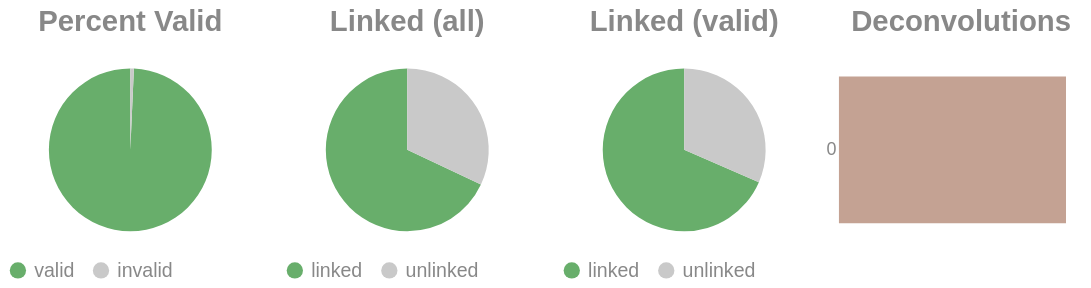

Notebook source saved alongside this figure:
### Code cell
if SKIPLR:
    pass
else:
    clash = Counter()
    for i in valids['molecule'].to_list():
        _mol = i.split("-")
        if len(_mol) == 1:
            clash.update('0')
        else:
            clash.update(_mol[-1])

    _d = {"deconvolutions": [], 'count': []}
    for k,v in clash.items():
        _d['deconvolutions'].append(k)
        _d['count'].append(v)

    tot_valid = valids['reads'].sum()
    mask = valids['reads'] >= 2
    n_linked_reads = valids.filter(mask)['reads'].sum()
    if n_linked_reads == 0:
        print_html("No linked molecules (>=2 reads) were detected; skipping linked-only distributions.")
        SKIPLR = True
    else:
        perc_valid = round(tot_valid / n_reads, 4)
        linked_perc_abs = round(n_linked_reads / n_reads, 4)
        linked_perc = round(n_linked_reads / tot_valid, 4)

    _valid = pl.DataFrame({"valids": ['valid', 'invalid'], "count": [tot_valid, n_reads - tot_valid]})
    _linked_abs = pl.DataFrame({"linked (absolute)": ['linked', 'unlinked'], "count": [n_linked_reads, n_reads - n_linked_reads]})
    _linked_rel = pl.DataFrame({"linked (valids)": ['linked', 'unlinked'], "count": [n_linked_reads, tot_valid - n_linked_reads]})

    (
        alt.hconcat(
            piechart(_valid, goodval = 'valid', title = "Percent Valid"),
            piechart(_linked_abs, goodval = "linked", title =  "Linked (all)"),
            piechart(_linked_rel, goodval = "linked", title =  "Linked (valid)"),
            convolutionbar(pl.DataFrame(_d), title = "Deconvolutions"),
            center = True,
            bounds = 'flush'
        )
        .resolve_scale(color='independent')
        .resolve_legend('independent')
        .properties(usermeta={'embedOptions': {"actions": False}})
    ).display()

### Figure 1 — Vega-Lite specification as saved in the notebook (floating-point values rounded to 4 significant figures)
{"width": "container", "height": 400, "config": {"title": {"anchor": "start", "dy": -15, "fontSize": 18, "color": "#888888", "subtitleColor": "#888888", "subtitleFontSize": 14}, "arc": {"fill": "#0072B2"}, "axis": {"domainColor": "#888888", "domainWidth": 0.5, "gridWidth": 0.2, "grid": false, "titleFontWeight": 400, "titleFontSize": 15, "labelFontSize": 11, "labelColor": "#888888", "tickColor": "#888888", "tickWidth": 0.2, "titleColor": "#888888"}, "axisBand": {"grid": false}, "axisX": {"grid": true, "tickSize": 10, "domainCap": "round"}, "axisY": {"domain": false, "grid": true, "tickSize": 0, "domainCap": "round"}, "background": "transparent", "header": {"labelFontSize": 15, "labelColor": "#888888", "titleFontSize": 15, "titleFontWeight": 600, "titleColor": "#888888"}, "legend": {"labelFont": "sans-serif", "labelFontSize": 12, "labelColor": "#888888", "symbolSize": 100, "symbolType": "circle", "titleFontSize": 12, "titlePadding": 10, "titleColor": "#888888", "title": null}, "range": {"category": ["#E69F00", "#56B4E9", "#009E73", "#F0E442", "#0072B2", "#D55E00", "#CC79A7", "#000000"], "diverging": ["#cfe8f3", "#a2d4ec", "#73bfe2", "#46abdb", "#1696d2", "#12719e"]}, "area": {"fill": "#0072B2", "fillOpacity": 0.7, "line": true, "strokeOpacity": 0.7}, "line": {"color": "#0072B2", "stroke": "#0072B2", "strokeWidth": 2}, "trail": {"color": "#0072B2", "stroke": "#0072B2", "strokeWidth": 0, "size": 1}, "point": {"filled": true, "fillOpacity": 1.0, "size": 95}, "text": {"color": "#888888", "fontSize": 11, "align": "right", "fontWeight": 400, "size": 11}, "bar": {"fill": "#0072B2", "stroke": null}, "view": {"stroke": null, "continuousWidth": 660, "continuousHeight": 400}}, "hconcat": [{"data": {"name": "data-454bc8b52c0880d94dc2d297500dc66b"}, "mark": {"type": "arc"}, "encoding": {"color": {"field": "valids", "legend": {"orient": "bottom", "title": null}, "scale": {"domain": ["valid", "invalid"], "range": ["#68ae6b", "#C9C9C9"]}, "title": "Valids", "type": "nominal"}, "theta": {"field": "count", "type": "quantitative"}, "tooltip": [{"field": "valids", "title": "Valids", "type": "ordinal"}, {"field": "percent", "format": ".2%", "title": "Percent", "type": "quantitative"}, {"field": "count", "title": "Count", "type": "quantitative"}]}, "height": 100, "title": {"text": "Percent Valid", "align": "center", "anchor": "middle"}, "transform": [{"calculate": "datum.count / 12397663", "as": "percent"}], "width": 150}, {"data": {"name": "data-57c3abc58f8917ed3ece0d6ec6d0ba05"}, "mark": {"type": "arc"}, "encoding": {"color": {"field": "linked (absolute)", "legend": {"orient": "bottom", "title": null}, "scale": {"domain": ["linked", "unlinked"], "range": ["#68ae6b", "#C9C9C9"]}, "title": "Linked (Absolute)", "type": "nominal"}, "theta": {"field": "count", "type": "quantitative"}, "tooltip": [{"field": "linked (absolute)", "title": "Linked (Absolute)", "type": "ordinal"}, {"field": "percent", "format": ".2%", "title": "Percent", "type": "quantitative"}, {"field": "count", "title": "Count", "type": "quantitative"}]}, "height": 100, "title": {"text": "Linked (all)", "align": "center", "anchor": "middle"}, "transform": [{"calculate": "datum.count / 12397663", "as": "percent"}], "width": 150}, {"data": {"name": "data-0bf2fbe82530c82edfd4a85966e4936f"}, "mark": {"type": "arc"}, "encoding": {"color": {"field": "linked (valids)", "legend": {"orient": "bottom", "title": null}, "scale": {"domain": ["linked", "unlinked"], "range": ["#68ae6b", "#C9C9C9"]}, "title": "Linked (Valids)", "type": "nominal"}, "theta": {"field": "count", "type": "quantitative"}, "tooltip": [{"field": "linked (valids)", "title": "Linked (Valids)", "type": "ordinal"}, {"field": "percent", "format": ".2%", "title": "Percent", "type": "quantitative"}, {"field": "count", "title": "Count", "type": "quantitative"}]}, "height": 100, "title": {"text": "Linked (valid)", "align": "center", "anchor": "middle"}, "transform": [{"calculate": "datum.count / 12310737", "as": "percent"}], "width": 150}, {"data": {"name": "data-7a2f495ba544cb444cbd1034a6d2e272"}, "mark": {"type": "bar"}, "encoding": {"color": {"field": "deconvolutions", "legend": null, "scale": {"scheme": "lightgreyred"}, "type": "nominal"}, "tooltip": [{"field": "deconvolutions", "title": "Deconvolutions", "type": "ordinal"}, {"field": "percent", "format": ".2%", "title": "Percent", "type": "quantitative"}, {"field": "count", "title": "Count", "type": "quantitative"}], "x": {"axis": null, "field": "count", "type": "quantitative"}, "y": {"field": "deconvolutions", "sort": "ascending", "title": null, "type": "nominal"}}, "height": 100, "title": {"text": "Deconvolutions", "align": "center", "anchor": "middle"}, "transform": [{"calculate": "datum.count / 6040043", "as": "percent"}], "width": 150}], "bounds": "flush", "center": true, "resolve": {"legend": {"angle": "independent"}, "scale": {"color": "independent"}}, "usermeta": {"embedOptions": {"actions": false}}, "$schema": "https://vega.github.io/schema/vega-lite/v6.1.0.json", "datasets": {"data-454bc8b52c0880d94dc2d297500dc66b": [{"valids": "valid", "count": 12310737}, {"valids": "invalid", "count": 86926}], "data-57c3abc58f8917ed3ece0d6ec6d0ba05": [{"linked (absolute)": "linked", "count": 8430478}, {"linked (absolute)": "unlinked", "count": 3967185}], "data-0bf2fbe82530c82edfd4a85966e4936f": [{"linked (valids)": "linked", "count": 8430478}, {"linked (valids)": "unlinked", "count": 3880259}], "data-7a2f495ba544cb444cbd1034a6d2e272": [{"deconvolutions": "0", "count": 6040043}]}}
